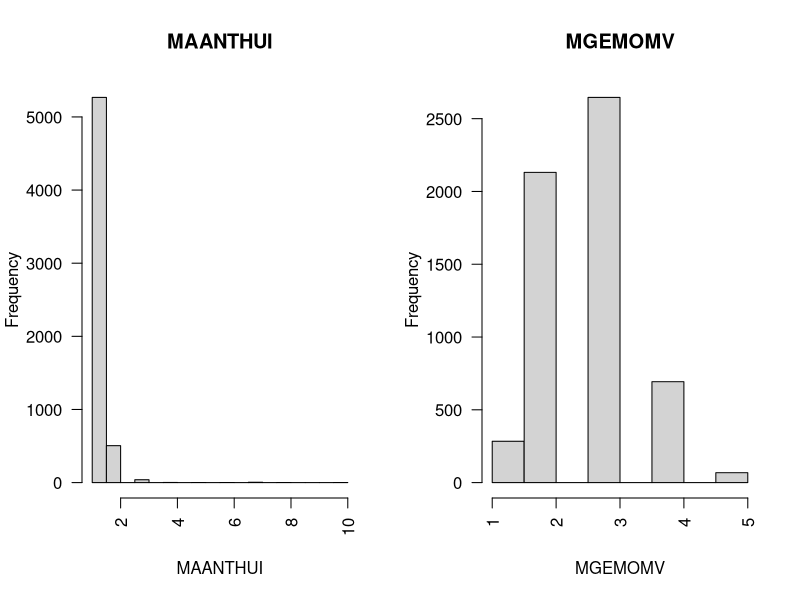
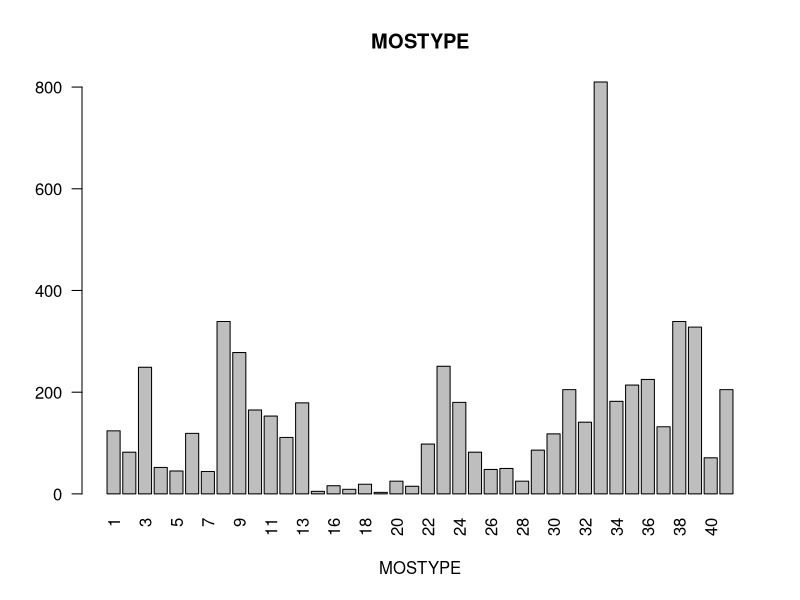
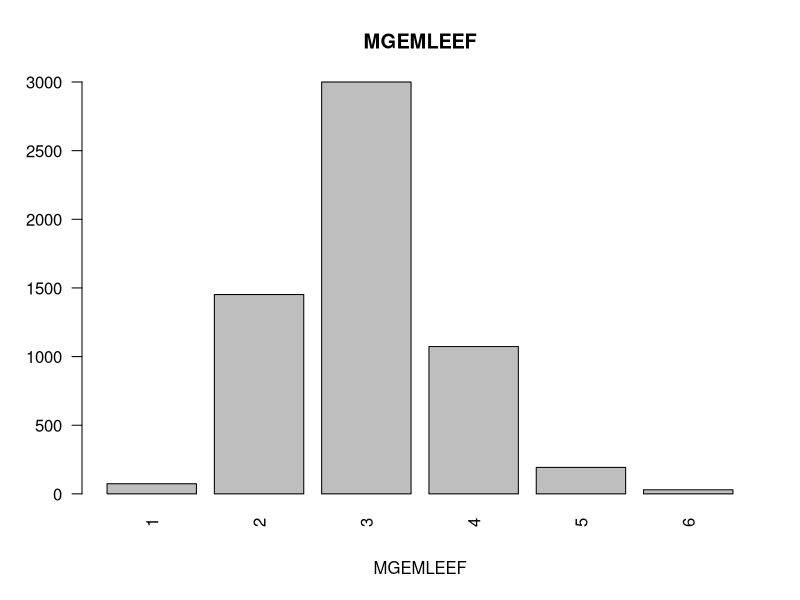
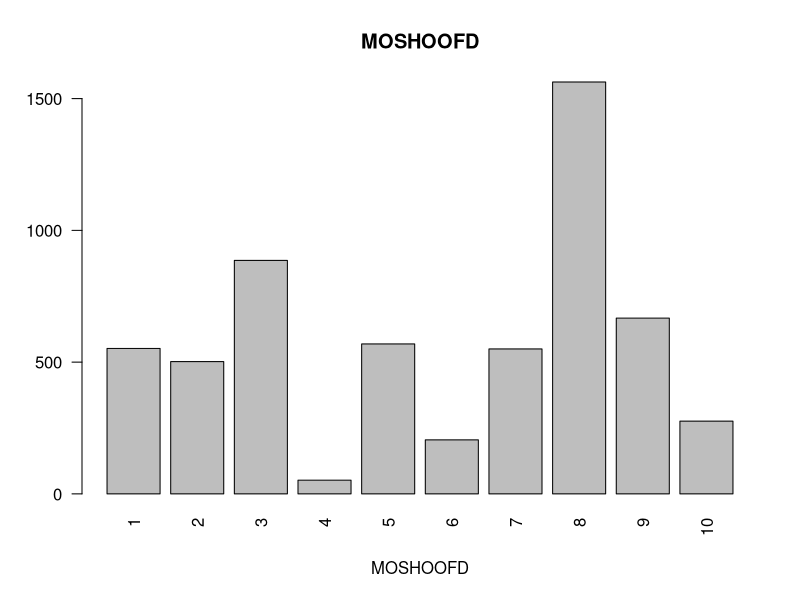
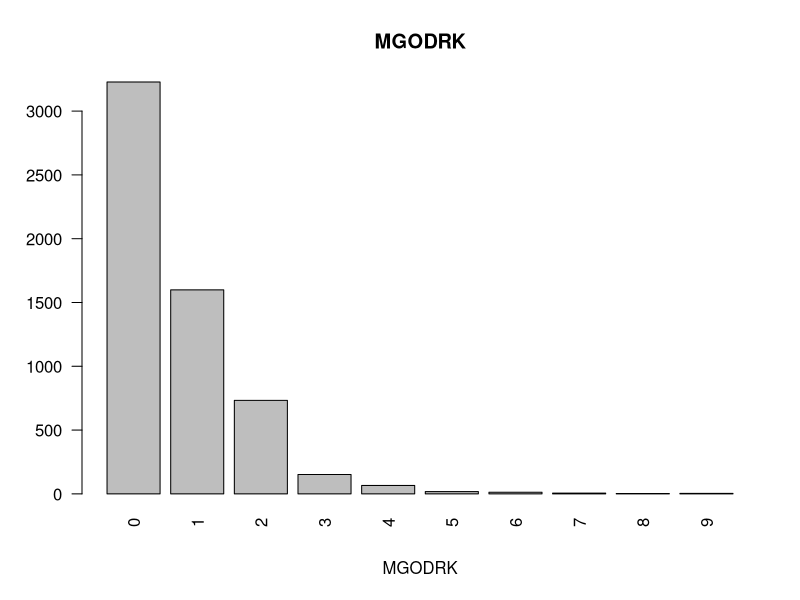
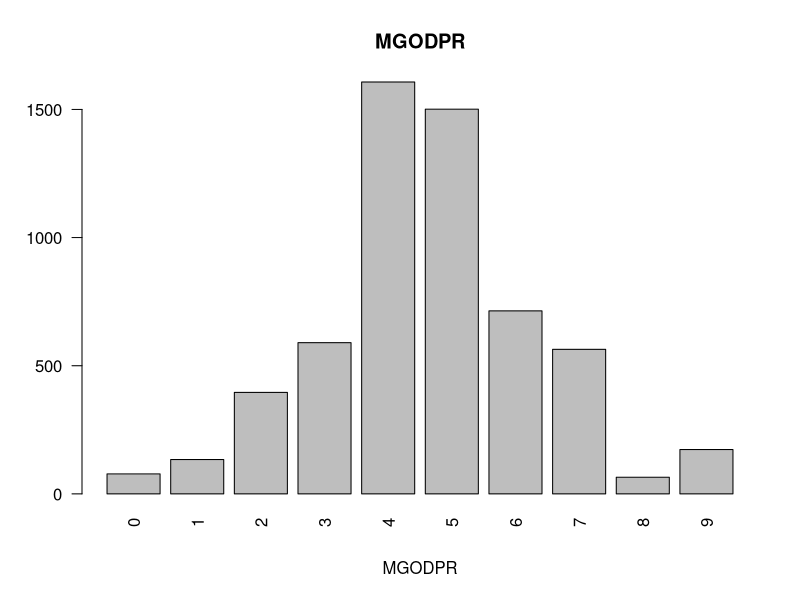
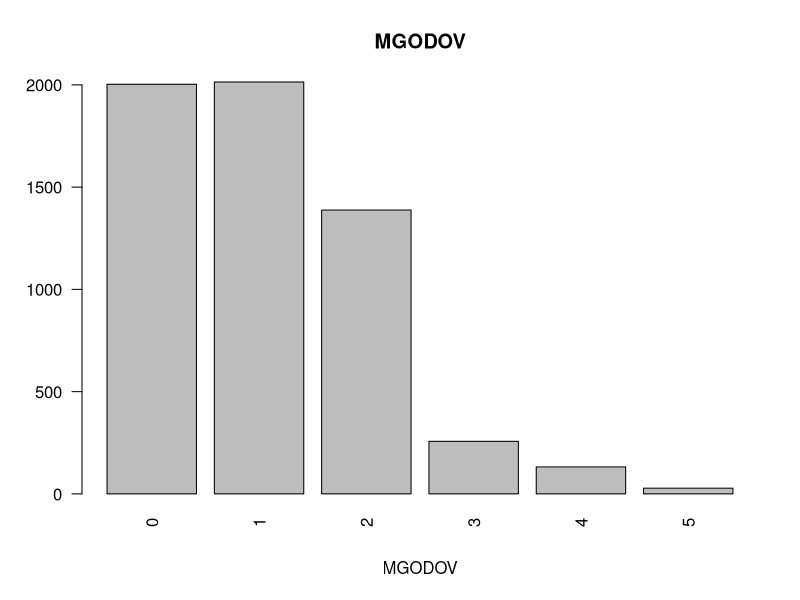
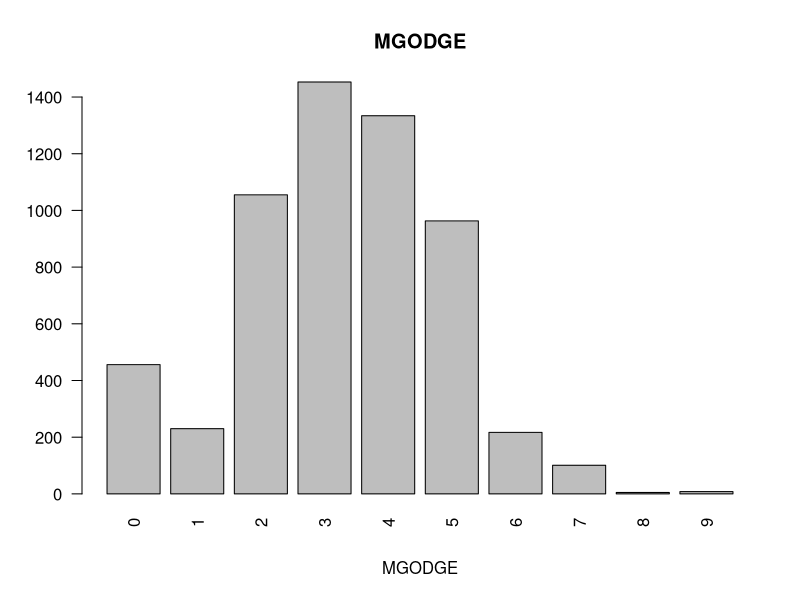

The R script that drew these images, in order:
## ---- chunk 1
data <- read.csv("data/train_raw.csv")
## ---- chunk 2
str(data)
## ---- chunk 3
summary(data)
## ---- chunk 4
table(data$CARAVAN)
## ---- chunk 5
sum(data$CARAVAN == 1) / nrow(data)
## ---- chunk 6
num_vars <- c("MAANTHUI", "MGEMOMV")
par(mfrow = c(1, 2))
for (var in num_vars) {
  hist(data[, var], main = var, xlab = var, las = 2)
}
## ---- chunk 7
par(mfrow = c(1, 1))
cat_vars <- setdiff(names(data), num_vars)
for (var in cat_vars) {
  barplot(table(data[, var]), main = var, xlab = var, las = 2)
}
